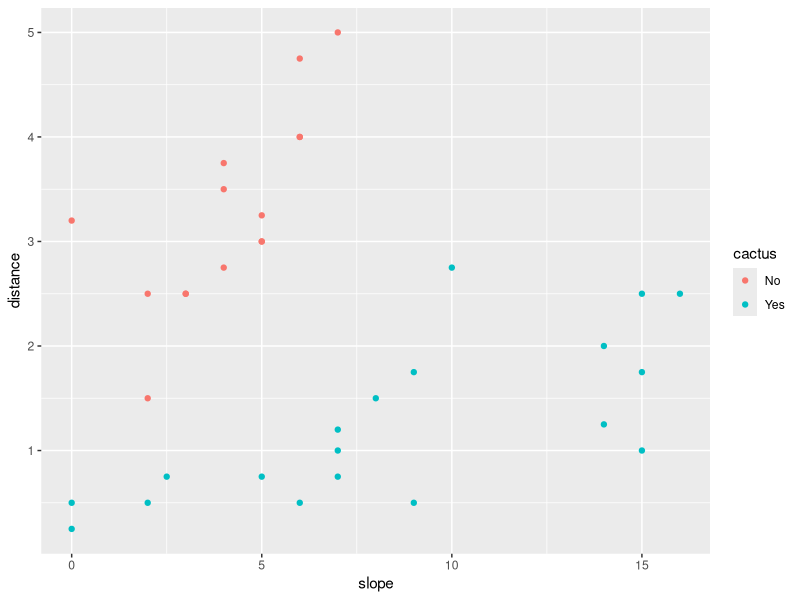
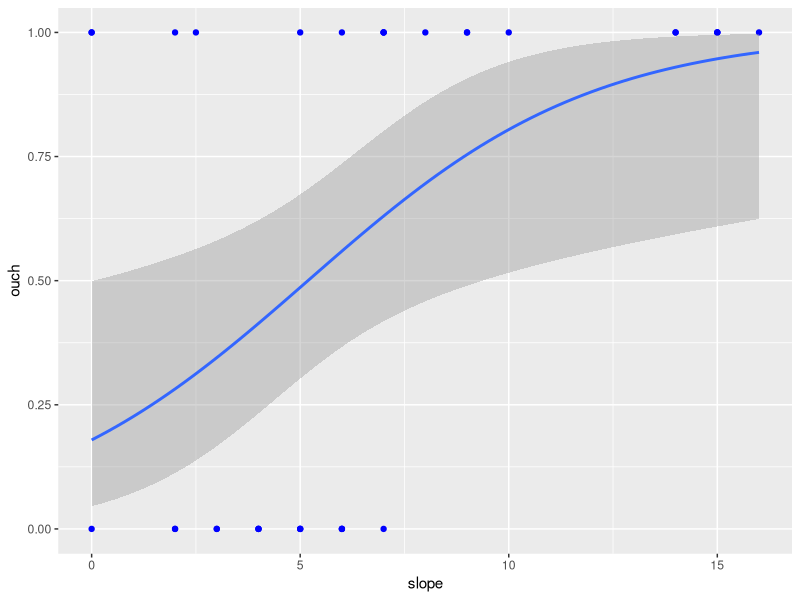
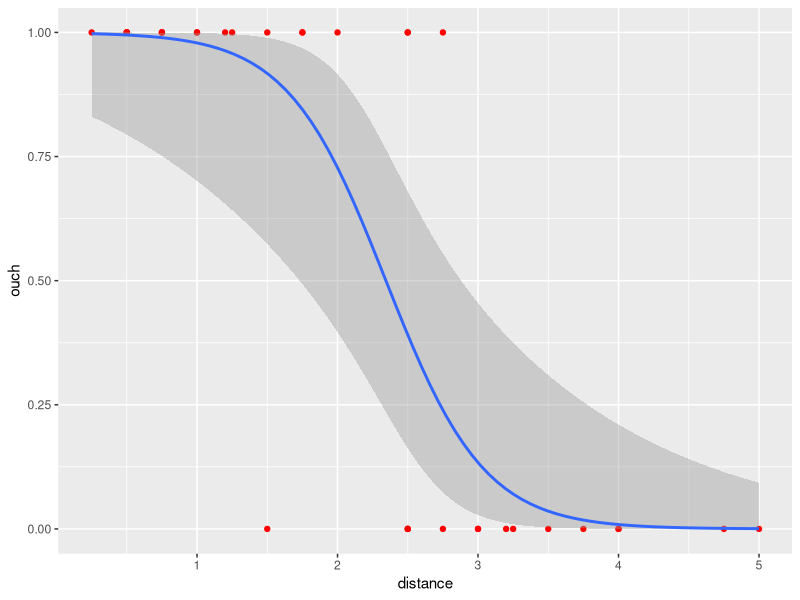

Here is the R script that generated these plots, in order:
cactus <- read.csv("ohcrapcacti.csv")

## install.packages("ggplot2")
## install.packages("dplyr")
## install.packages("caret")
## install.packages("e1071")

library(dplyr)
library(ggplot2)
library(caret)
library(e1071)

colnames(cactus)

cactus <- cactus %>%
  rename(cactus = Was.There.A.Cactus, 
         slope = Slope.Degree, 
         distance = Minimum.Distance.From.Another.Cactus..m.)

cactus <- cactus %>%
  mutate(ouch = ifelse(cactus == "No", 0, 1))

ggplot(cactus, aes(x = slope, y = distance, col = cactus))+
  geom_point()

slope.model <- glm(ouch~slope, data =cactus, family=binomial)
summary(slope.model)

distance.model <- glm(ouch~distance, data =cactus, family=binomial)
summary(distance.model)

cactus$slope.predict <- round(predict(slope.model, newdata=cactus, type='response'),0)
cactus$distance.predict <- round(predict(distance.model, newdata=cactus, type='response'),0)

cactus <- cactus %>%
  mutate(ouch1 = as.factor(ouch)) %>%
  mutate(slope.predict1 = as.factor(slope.predict)) %>%
  mutate(distance.predict1 = as.factor(distance.predict))

confusionMatrix(data = cactus$ouch1, reference= cactus$slope.predict1)
confusionMatrix(data = cactus$ouch1, reference= cactus$distance.predict1)

ggplot(cactus, aes(x = slope, y = ouch))+
  geom_point( col = 'blue')+
  geom_smooth(method='glm', method.args=list(family='binomial'))

ggplot(cactus, aes(x = distance, y = ouch))+
  geom_point( col = 'red')+
  geom_smooth(method='glm', method.args=list(family='binomial'))
